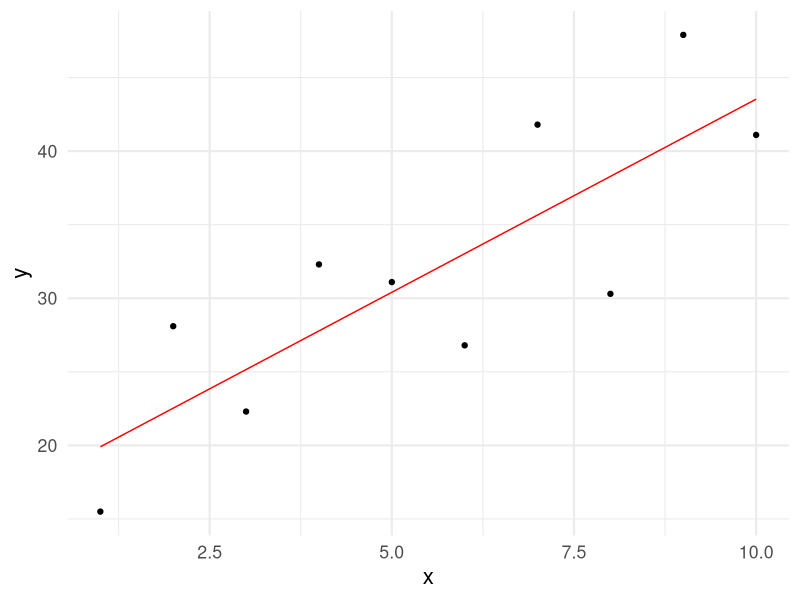
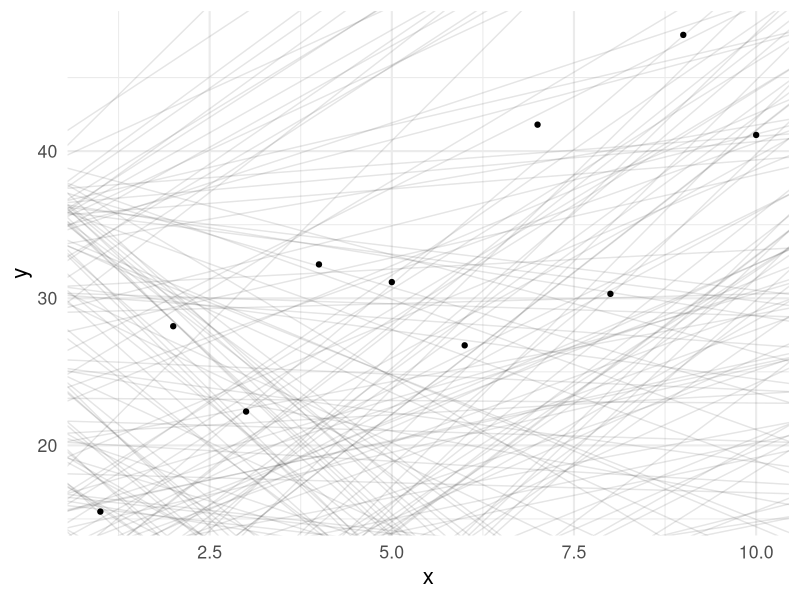
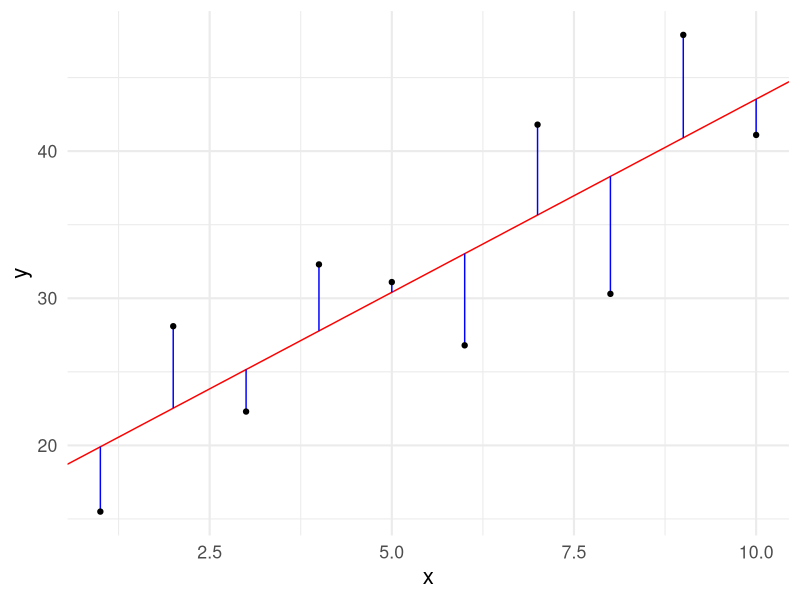
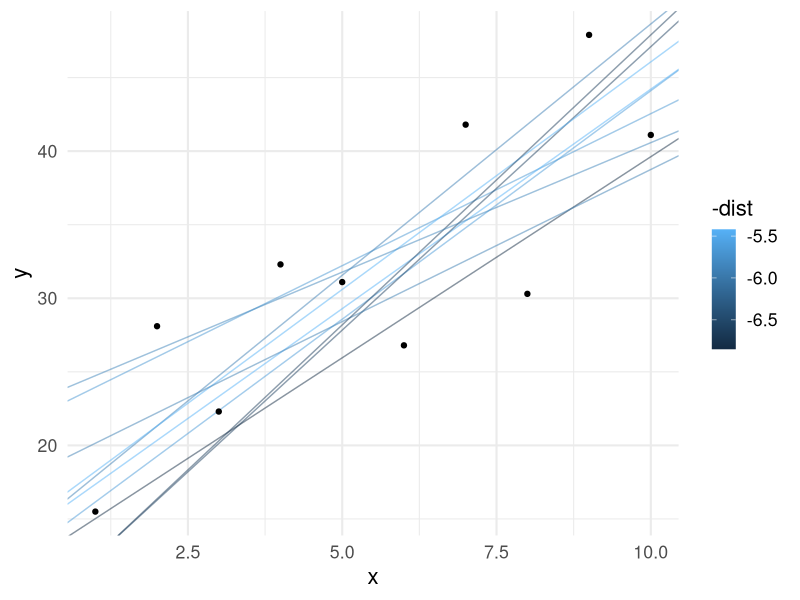
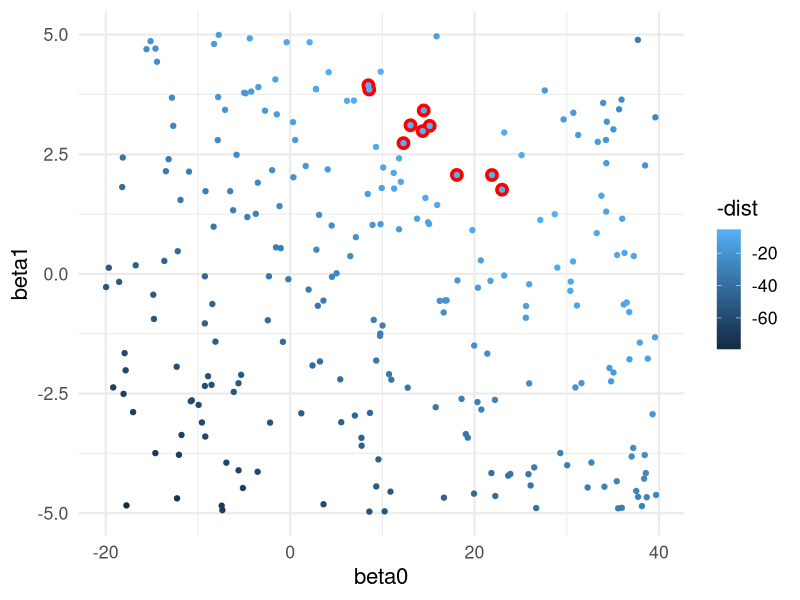
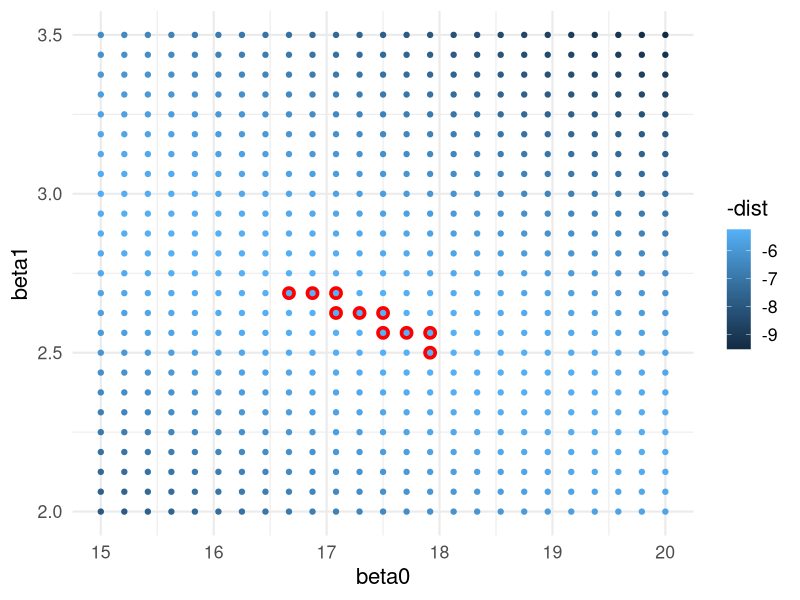
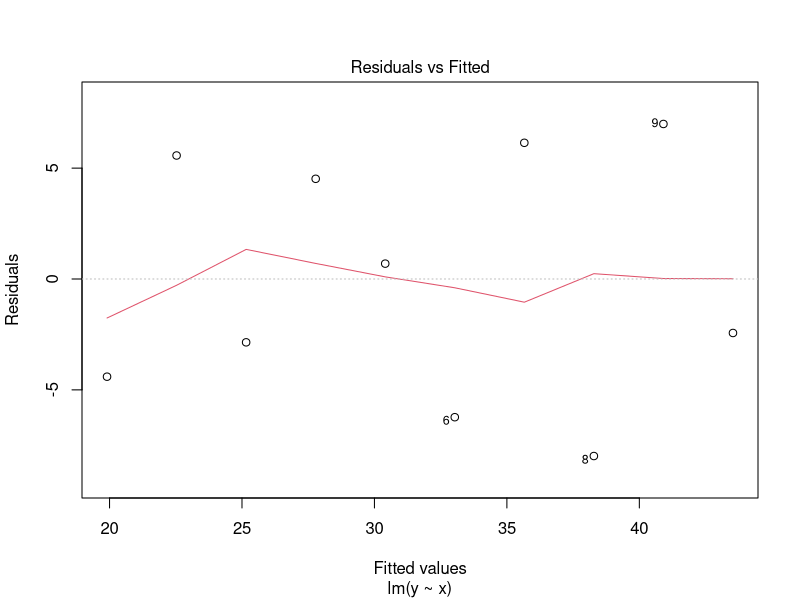
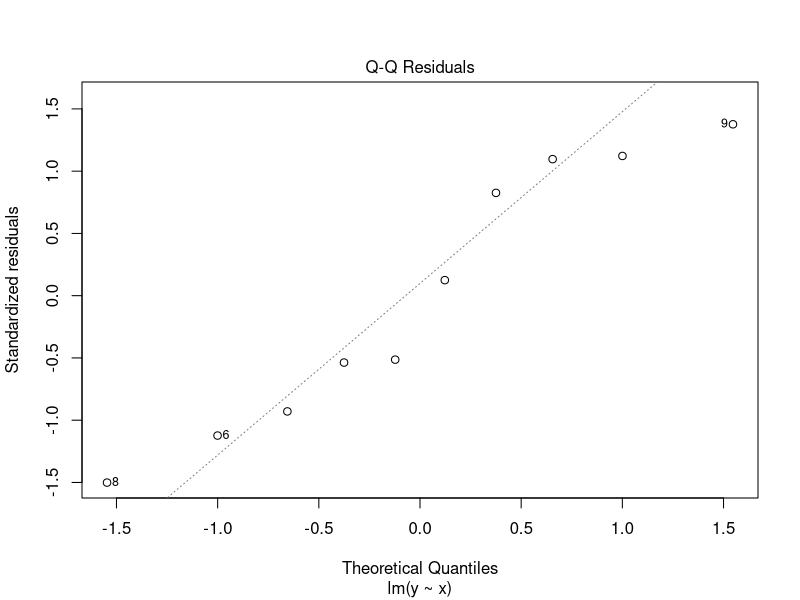

Source code (R) for these figures, in order:
## ---- chunk 1
library( knitr )
library( kableExtra )
library( tidyverse )
theme_set( theme_minimal( base_size = 16) )
## ---- chunk 2
df <- data.frame( x = 1:10,
                  y = c( 15.5, 28.1, 22.3, 
                         32.3, 31.1, 26.8, 
                         41.8, 30.3, 47.9, 
                         41.1) )
ggplot( df, aes(x,y) ) + 
  stat_smooth( method="lm", 
               formula = y ~ x, 
               se=FALSE, 
               color="red", size=0.5) + 
  geom_point() 
## ---- chunk 3
models <- data.frame( beta0 = runif(250,-20,40),
                      beta1 = runif(250, -5, 5))
summary( models )
## ---- chunk 4
ggplot() + 
  geom_abline( aes(intercept = beta0, 
                   slope = beta1), 
               data = models,
               alpha = 0.1) + 
  geom_point( aes(x,y), 
              data=df )
## ---- chunk 5
fit <- lm( y ~ x, data=df )
yhat <- data.frame( x = 1:10,
                    yhat = predict( fit ),
                    y= df$y )

ggplot( df ) + 
  geom_abline( aes( intercept = fit$coefficients[1],
                    slope = fit$coefficients[2]),
               color="red") +
  geom_segment( aes(x=x, y = y, xend = x, yend = yhat), 
                data = yhat,
                color = "blue") + 
  geom_point( aes(x,y) ) 
## ---- chunk 6
model_distance <- function( intercept, slope, X, Y ) {
  yhat <- intercept + slope * X
  diff <- Y - yhat
  return( sqrt( mean( diff ^ 2 ) ) )
}
## ---- chunk 7
models$dist <- NA
for( i in 1:nrow(models) ) {
  models$dist[i] <- model_distance( models$beta0[i],
                                    models$beta1[i],
                                    df$x,
                                    df$y )
}
head( models )
## ---- chunk 8
ggplot()  + 
  geom_abline( aes(intercept = beta0,
                   slope = beta1, 
                   color = -dist),
               data = filter( models, rank(dist) <= 10 ),
               alpha = 0.5) + 
  geom_point( aes(x,y),
              data=df) 
  
## ---- chunk 9
ggplot( models, aes(x = beta0, 
                    y = beta1,
                    color = -dist)) + 
  geom_point( data = filter( models, rank(dist) <= 10), 
              color = "red",
              size = 4) +
    geom_point()
## ---- chunk 10
grid <- expand.grid( beta0 = seq(15,20, length = 25),
                     beta1 = seq(2, 3.5, length = 25))
grid$dist <- NA
for( i in 1:nrow(grid) ) {
  grid$dist[i] <- model_distance( grid$beta0[i],
                                  grid$beta1[i],
                                  df$x,
                                  df$y )
}

ggplot( grid, aes(x = beta0, 
                  y = beta1,
                  color = -dist)) + 
  geom_point( data = filter( grid, rank(dist) <= 10), 
              color = "red",
              size = 4) +
  geom_point()
## ---- chunk 11
fit <- lm( y ~ x, data = df )
fit
## ---- chunk 12
model_distance( -1.76, 3.385, df$x, df$y )
## ---- chunk 13
grid |>
  arrange( dist ) |>
  head( n = 1) 
## ---- chunk 14
plot( fit, which = 1 )
## ---- chunk 15
plot( fit, which = 2 )
## ---- chunk 16
plot( fit, which = 5 )
## ---- chunk 17
anova( fit )
## ---- chunk 18
summary( fit )
## ---- chunk 19
names( summary( fit ) )
## ---- chunk 20
get_pval <- function( model ) {
  f <- summary( model )$fstatistic[1]
  df1 <- summary( model )$fstatistic[2]
  df2 <- summary( model )$fstatistic[3]
  p <- as.numeric( 1.0 - pf( f, df1, df2 ) )
  return( p  )
}

get_pval( fit )
## ---- chunk 21
c( `Regression R^2` = summary( fit )$r.squared,
   `Squared Correlation` = as.numeric( cor.test( df$x, df$y )$estimate^2 ) )
## ---- chunk 22
predict( fit ) -> yhat 
yhat 
## ---- chunk 23
plot( yhat ~ df$x, type='l', bty="n", col="red" )
## ---- chunk 24
residuals( fit ) -> resids
resids 
## ---- chunk 25
plot( resids ~ yhat, bty="n", xlab="Predicted Values", ylab="Residuals (yhat - y)", pch=16 )
abline(0, 0, lty=2, col="red")
## ---- chunk 26
airquality |>
  select( -Month, -Day ) -> df.air
summary( df.air )
## ---- chunk 27
fit.solar <- lm( Ozone ~ Solar.R, data = df.air )
anova( fit.solar )
## ---- chunk 28
fit.temp <- lm( Ozone ~ Temp, data = df.air )
fit.wind <- lm( Ozone ~ Wind, data = df.air )

data.frame( Model = c( "Ozone ~ Solar",
                       "Ozone ~ Temp",
                       "Ozone ~ Wind"), 
            R2 = c( summary( fit.solar )$r.squared,
                    summary( fit.temp )$r.squared,
                    summary( fit.wind )$r.squared ), 
            P = c( get_pval( fit.solar), 
                   get_pval( fit.temp ),
                   get_pval( fit.wind ) ) ) -> df.models

df.models |>
  arrange( -R2 ) |>
  mutate( P = format( P, scientific=TRUE, digits=3)) |>
  kable( caption = "Model parameters predicting mean ozone in parts per billion measured in New York during the period of 1 May 1973 - 30 September 1973.",
         digits = 3) |>
  kable_minimal()
## ---- chunk 29
fit.temp.wind <- lm( Ozone ~ Temp + Wind, data = df.air )
fit.temp.solar <- lm( Ozone ~ Temp + Solar.R, data = df.air )
fit.wind.solar <- lm( Ozone ~ Wind + Solar.R, data = df.air )
## ---- chunk 30
df.models <- rbind( df.models, 
                    data.frame( Model = c( "Ozone ~ Temp + Wind",
                                           "Ozone ~ Temp + Solar",
                                           "Ozone ~ Wind + Solar" ),
                                R2 = c( summary( fit.temp.wind )$r.squared,
                                        summary( fit.temp.solar )$r.squared,
                                        summary( fit.wind.solar )$r.squared ),
                                P = c( get_pval( fit.temp.wind),
                                       get_pval( fit.temp.solar),
                                       get_pval( fit.wind.solar) )
                                ))
df.models |>
  mutate( P = format( P, scientific=TRUE, digits=3)) |>
  kable( caption = "Model parameters predicting mean ozone in parts per billion measured in New York during the period of 1 May 1973 - 30 September 1973.",
         digits = 3) |>
  kable_minimal()
## ---- chunk 31
fit.all <- lm( Ozone ~ Solar.R + Temp + Wind, data = df.air )
## ---- chunk 32
df.models <- rbind( df.models, 
                    data.frame( Model = c( "Ozone ~ Temp + Wind + Solar"),
                                R2 = c( summary( fit.all )$r.squared ),
                                P = c( get_pval( fit.all)  )
                                ))


df.models$P = cell_spec( format( df.models$P, 
                                 digits=3, 
                                 scientific=TRUE), 
                         color = ifelse( df.models$P == min(df.models$P), 
                                         "red",
                                         "black"))
df.models$R2 = cell_spec( format( df.models$R2, 
                                  digits=3, 
                                  scientific=TRUE), 
                          color = ifelse( df.models$R2 == max( df.models$R2), 
                                          "green",
                                          "black"))

df.models |>
  mutate( P = format( P, digits=3, scientific = TRUE) ) |> 
  kable( caption = "Model parameters predicting mean ozone in parts per billion measured in New York during the period of 1 May 1973 - 30 September 1973.  Values in green indicate the model with the largest variance explained and those in red indicate models with the lowest probability.",
         escape = FALSE) |>
  kable_paper( "striped", full_width = FALSE )
## ---- chunk 33
random.models  <- list()
random.models[["Ozone ~ Temp"]] <- fit.temp
random.models[["Ozone ~ Wind"]] <- fit.wind
random.models[["Ozone ~ Solar"]] <- fit.solar
random.models[["Ozone ~ Temp + Wind"]] <- fit.temp.wind
random.models[["Ozone ~ Temp + Solar"]] <- fit.temp.solar
random.models[["Ozone ~ Wind + Solar"]] <- fit.wind.solar
random.models[[ "Ozone ~ Temp + Wind + Solar" ]] <- fit.all

df.tmp <- df.air

for( i in 1:8 ) {
  lbl <- paste("Ozone ~ Temp + Wind + Solar + ", i, " Random Variables", sep="")
  df.tmp[[lbl]] <- rnorm( nrow(df.tmp) )
  random.models[[lbl]] <- lm( Ozone ~ ., data = df.tmp ) 
}

data.frame( Models = names( random.models ),
            R2 = sapply( random.models, 
                          FUN = function( x ) return( summary( x )$r.squared), 
                          simplify = TRUE ),
            P = sapply( random.models, 
                        FUN = get_pval ) ) -> df.random

df.random |>
  kable( caption = "Fraction of variation explained by original variable as well as models with incrementally more predictor variables made up of randomly derived data.",
         digits=4,
         row.names = FALSE ) |>
  kable_paper("striped", full_width = FALSE )
## ---- chunk 34

df.random$AIC <- sapply( random.models, 
                         FUN = AIC, 
                         simplify = TRUE )

df.random$deltaAIC = df.random$AIC - min( df.random$A)

df.random |>
  select( -P ) |>
  kable( caption = "Model parameters predicting mean ozone in parts per billion measured in New York during the period of 1 May 1973 - 30 September 1973 with variance explained, AIC, and ∂AIC for alternative models.",
         escape = FALSE,
         row.names = FALSE, 
         digits = 3) |>
  kable_paper( "striped", full_width = FALSE )
